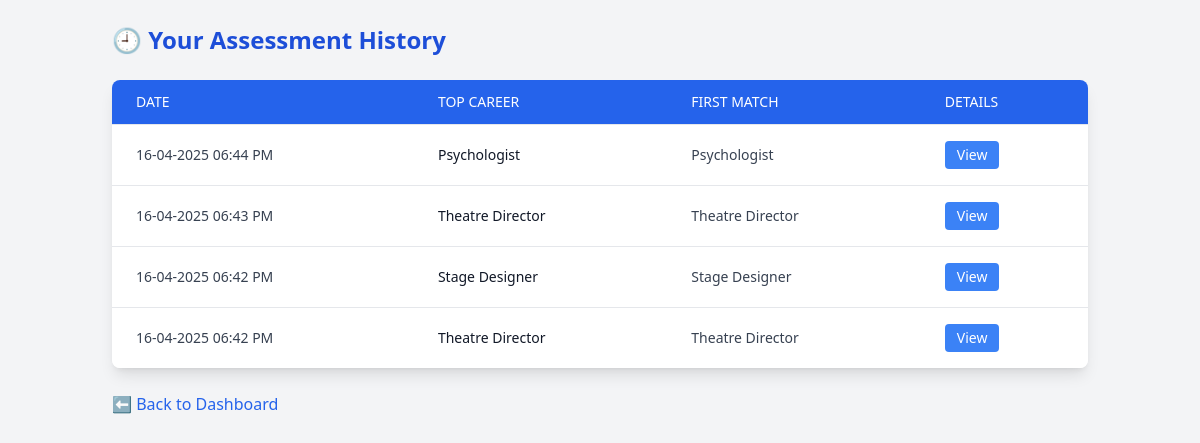
The app's page /history (signed in), older data.
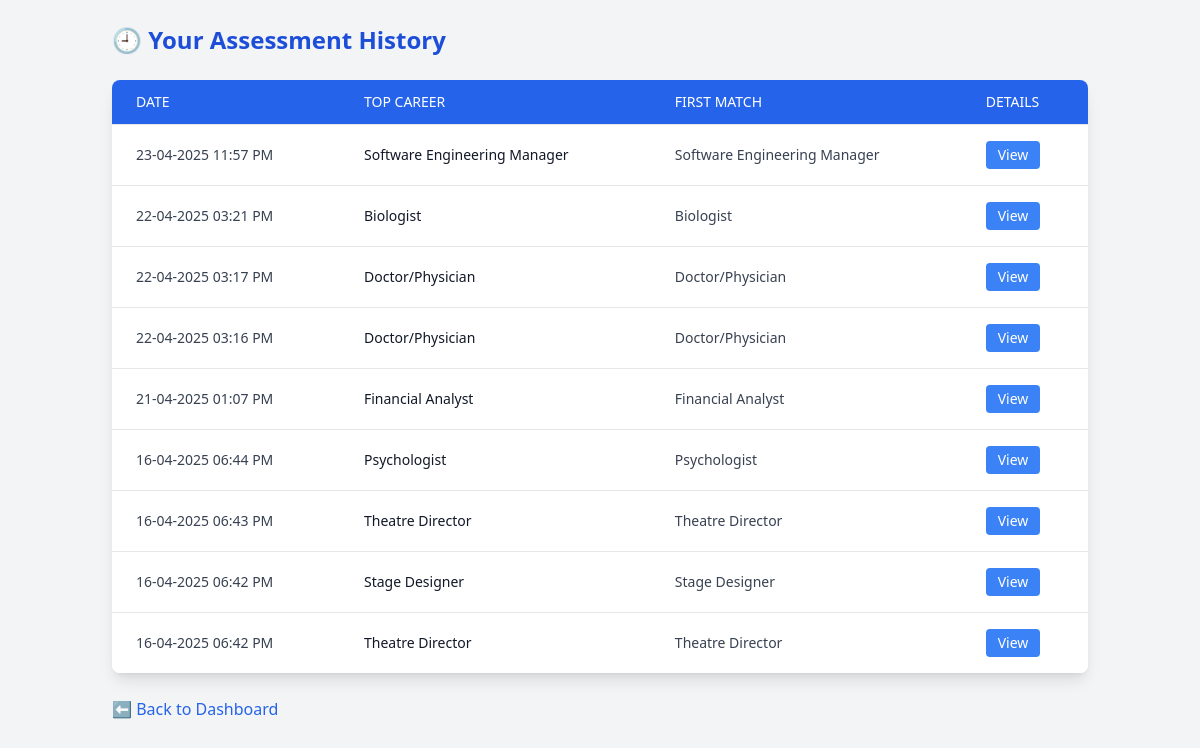
The same page, newer data.
### app.py (models this page shows)
class AssessmentHistory(db.Model):
    id = db.Column(db.Integer, primary_key=True)
    user_id = db.Column(db.Integer, db.ForeignKey('user.id'))
    timestamp = db.Column(db.DateTime, default=pd.Timestamp.utcnow)
    data = db.Column(db.Text)
    results = db.Column(db.Text)

### app.py (the view)
@app.route('/history')
@login_required
def view_history():
    raw_history = AssessmentHistory.query.filter_by(user_id=current_user.id).order_by(AssessmentHistory.timestamp.desc()).all()
    print("✔️ Raw History Count:", len(raw_history))  # Debugging
    history = []
    for item in raw_history:
        try:
            results = ast.literal_eval(item.results)
        except:
            results = []
        top_career = results[0]['name'] if results else 'N/A'
        history.append({
            'timestamp': item.timestamp,
            'top_career': top_career,
            'results': results
        })
    ist = timezone('Asia/Kolkata')
    return render_template('history.html', history=history, tz=ist)

### app.py (called while the page is built)
@login_manager.user_loader
def load_user(user_id):
    return User.query.get(int(user_id))

### templates/history.html (shortened to what this page needs)
<!DOCTYPE html>
<html lang="en">
<head>
    <script src="https://cdn.tailwindcss.com"></script>
</head>
<body class="bg-gray-100 font-sans">
    <div class="max-w-5xl mx-auto p-6">
        <h2 class="text-2xl font-bold text-blue-700 mb-6">🕘 Your Assessment History</h2>
        {% if history %}
            <div class="overflow-x-auto shadow-lg rounded-lg bg-white">
                <table class="min-w-full divide-y divide-gray-200">
                    <thead class="bg-blue-600 text-white">
                        <tr>
                            <th class="px-6 py-3 text-left text-sm font-medium uppercase">Date</th>
                            <th class="px-6 py-3 text-left text-sm font-medium uppercase">Top Career</th>
                            <th class="px-6 py-3 text-left text-sm font-medium uppercase">First Match</th>
                            <th class="px-6 py-3 text-left text-sm font-medium uppercase">Details</th>
                        </tr>
                    </thead>
                    <tbody class="bg-white divide-y divide-gray-200">
                        {% for item in history %}
                            {% set results = item.results %}
                            <tr class="hover:bg-gray-50">
                                <td class="px-6 py-4 text-sm text-gray-700">
                                    {{ item.timestamp.astimezone(tz).strftime('%d-%m-%Y %I:%M %p') }}
                                </td>
                                <td class="px-6 py-4 text-sm font-medium text-gray-900">{{ item.top_career }}</td>
                                <td class="px-6 py-4 text-sm text-gray-700">{{ results[0]['name'] if results else 'N/A' }}</td>
                                <td class="px-6 py-4 text-sm">
                                    <button onclick="toggleDetails({{ loop.index0 }})" class="bg-blue-500 hover:bg-blue-600 text-white px-3 py-1 rounded">
                                        View
                                    </button>
                                </td>
                            </tr>
                        {% endfor %}
                    </tbody>
                </table>
            </div>
        {% else %}
            <p class="text-gray-600">No assessments taken yet.</p>
        {% endif %}
        <div class="mt-6">
            <a href="{{ url_for('dashboard') }}" class="text-blue-600 hover:underline">⬅ Back to Dashboard</a>
        </div>
    </div>
</body>
</html>

Row changes from the older to the newer data that the page shows:
added AssessmentHistory: timestamp.astimezone "23-04-2025 11:57 PM"
added AssessmentHistory: timestamp.astimezone "22-04-2025 03:21 PM"
added AssessmentHistory: timestamp.astimezone "22-04-2025 03:17 PM"
added AssessmentHistory: timestamp.astimezone "22-04-2025 03:16 PM"
added AssessmentHistory: timestamp.astimezone "21-04-2025 01:07 PM"
Text that changed along with them:
new list line: "Software Engineering Manager Software Engineering Manager View"
new list line: "Biologist Biologist View"
new list line: "Doctor/Physician Doctor/Physician View"
new list line: "Financial Analyst Financial Analyst View"
